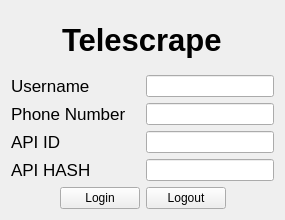
<?xml version="1.0" encoding="UTF-8"?>
<ui version="4.0">
 <class>BaseWidget</class>
 <widget class="QWidget" name="BaseWidget">
  <property name="geometry">
   <rect>
    <x>0</x>
    <y>0</y>
    <width>285</width>
    <height>220</height>
   </rect>
  </property>
  <property name="windowTitle">
   <string>Form</string>
  </property>
  <layout class="QVBoxLayout" name="verticalLayout_2">
   <item>
    <layout class="QVBoxLayout" name="verticalLayout_3">
     <item alignment="Qt::AlignHCenter">
      <widget class="QLabel" name="label_5">
       <property name="font">
        <font>
         <pointsize>23</pointsize>
         <bold>true</bold>
        </font>
       </property>
       <property name="text">
        <string>Telescrape</string>
       </property>
      </widget>
     </item>
    </layout>
   </item>
   <item>
    <layout class="QVBoxLayout" name="verticalLayout">
     <item>
      <layout class="QHBoxLayout" name="horizontalLayout">
       <item>
        <widget class="QLabel" name="label">
         <property name="sizePolicy">
          <sizepolicy hsizetype="Expanding" vsizetype="Preferred">
           <horstretch>0</horstretch>
           <verstretch>0</verstretch>
          </sizepolicy>
         </property>
         <property name="font">
          <font>
           <pointsize>13</pointsize>
          </font>
         </property>
         <property name="text">
          <string>Username</string>
         </property>
        </widget>
       </item>
       <item>
        <widget class="QLineEdit" name="line_edit_username"/>
       </item>
      </layout>
     </item>
     <item>
      <layout class="QHBoxLayout" name="horizontalLayout_2">
       <item>
        <widget class="QLabel" name="label_2">
         <property name="sizePolicy">
          <sizepolicy hsizetype="Expanding" vsizetype="Preferred">
           <horstretch>0</horstretch>
           <verstretch>0</verstretch>
          </sizepolicy>
         </property>
         <property name="font">
          <font>
           <pointsize>13</pointsize>
          </font>
         </property>
         <property name="text">
          <string>Phone Number</string>
         </property>
        </widget>
       </item>
       <item>
        <widget class="QLineEdit" name="line_edit_phone_number"/>
       </item>
      </layout>
     </item>
     <item>
      <layout class="QHBoxLayout" name="horizontalLayout_3">
       <item>
        <widget class="QLabel" name="label_3">
         <property name="sizePolicy">
          <sizepolicy hsizetype="Expanding" vsizetype="Preferred">
           <horstretch>0</horstretch>
           <verstretch>0</verstretch>
          </sizepolicy>
         </property>
         <property name="font">
          <font>
           <pointsize>13</pointsize>
          </font>
         </property>
         <property name="text">
          <string>API ID</string>
         </property>
        </widget>
       </item>
       <item>
        <widget class="QLineEdit" name="line_edit_api_id"/>
       </item>
      </layout>
     </item>
     <item>
      <layout class="QHBoxLayout" name="horizontalLayout_4">
       <item>
        <widget class="QLabel" name="label_4">
         <property name="sizePolicy">
          <sizepolicy hsizetype="Expanding" vsizetype="Preferred">
           <horstretch>0</horstretch>
           <verstretch>0</verstretch>
          </sizepolicy>
         </property>
         <property name="font">
          <font>
           <pointsize>13</pointsize>
          </font>
         </property>
         <property name="text">
          <string>API HASH</string>
         </property>
        </widget>
       </item>
       <item>
        <widget class="QLineEdit" name="line_edit_api_hash"/>
       </item>
      </layout>
     </item>
    </layout>
   </item>
   <item>
    <layout class="QHBoxLayout" name="horizontalLayout_5">
     <item>
      <spacer name="horizontalSpacer">
       <property name="orientation">
        <enum>Qt::Horizontal</enum>
       </property>
       <property name="sizeHint" stdset="0">
        <size>
         <width>40</width>
         <height>20</height>
        </size>
       </property>
      </spacer>
     </item>
     <item alignment="Qt::AlignHCenter">
      <widget class="LoginButton" name="login_button">
       <property name="sizePolicy">
        <sizepolicy hsizetype="Fixed" vsizetype="Fixed">
         <horstretch>0</horstretch>
         <verstretch>0</verstretch>
        </sizepolicy>
       </property>
       <property name="text">
        <string>Login</string>
       </property>
      </widget>
     </item>
     <item alignment="Qt::AlignHCenter">
      <widget class="LogoutButton" name="logout_button">
       <property name="sizePolicy">
        <sizepolicy hsizetype="Fixed" vsizetype="Fixed">
         <horstretch>0</horstretch>
         <verstretch>0</verstretch>
        </sizepolicy>
       </property>
       <property name="text">
        <string>Logout</string>
       </property>
      </widget>
     </item>
     <item>
      <spacer name="horizontalSpacer_2">
       <property name="orientation">
        <enum>Qt::Horizontal</enum>
       </property>
       <property name="sizeHint" stdset="0">
        <size>
         <width>40</width>
         <height>20</height>
        </size>
       </property>
      </spacer>
     </item>
    </layout>
   </item>
  </layout>
 </widget>
 <customwidgets>
  <customwidget>
   <class>LoginButton</class>
   <extends>QPushButton</extends>
   <header>src.gui.main_window.button_login</header>
  </customwidget>
  <customwidget>
   <class>LogoutButton</class>
   <extends>QPushButton</extends>
   <header>src.gui.main_window.button_logout</header>
  </customwidget>
 </customwidgets>
 <resources/>
 <connections/>
</ui>
